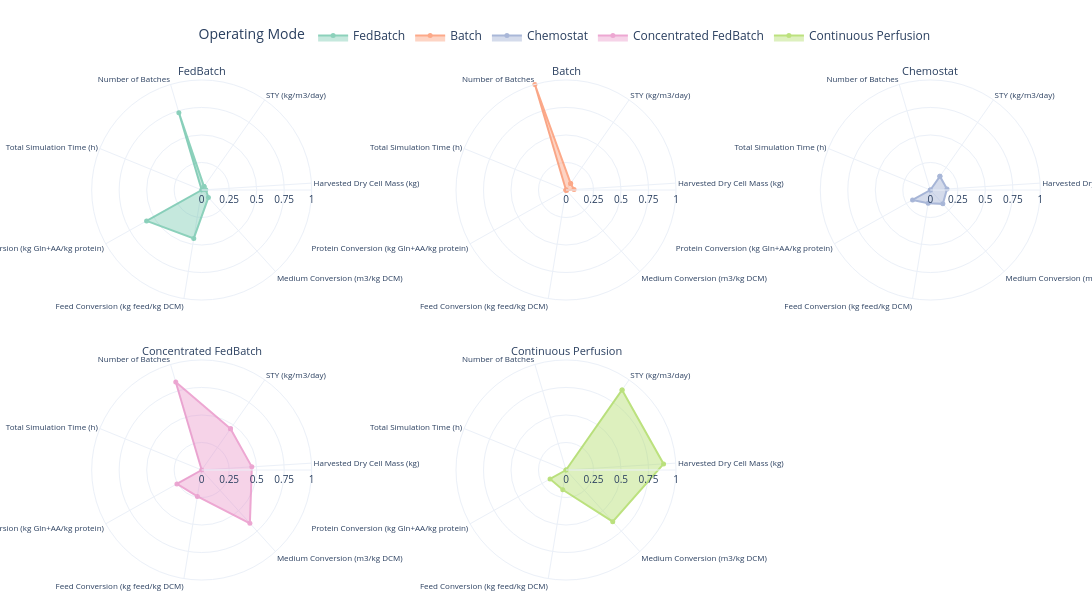

Notebook code for this chart:
### Markdown cell above
### 4.4 Operating-mode radar charts

Normalised KPI profiles are averaged within each operating mode for display.

### Code cell
# Spider/radar charts of normalised KPI performance profiles per operating mode
import math
import plotly.graph_objects as go
from plotly.subplots import make_subplots

if "plot_data_ordered" not in globals() or "plot_cols" not in globals() or not plot_cols:
    raise ValueError("Run the shared plotting data initialization and KPI plotting cells first.")

# Use the same ordered data used by all figures, then normalize KPI columns to [0, 1]
radar_source = plot_data_ordered[["mode"] + plot_cols].copy()
radar_vals = radar_source[plot_cols].astype(float)
radar_norm = (radar_vals - radar_vals.min()) / (radar_vals.max() - radar_vals.min()).replace(0, 1)
radar_source_norm = pd.concat([radar_source[["mode"]], radar_norm], axis=1)

# Aggregate normalized performance per operating mode (mean over runs per mode)
mode_profiles = radar_source_norm.groupby("mode", as_index=True)[plot_cols].mean()

# Keep mode and color conventions consistent with other figures
modes = [m for m in mode_order if m in mode_profiles.index]
categories = [KPI_LABELS_MAIN.get(c, c) for c in plot_cols]

# Build one spider chart per operating mode
n_modes = len(modes)
n_cols = 3
n_rows = math.ceil(n_modes / n_cols)

fig_spider = make_subplots(
    rows=n_rows,
    cols=n_cols,
    specs=[[{"type": "polar"} for _ in range(n_cols)] for _ in range(n_rows)],
    subplot_titles=modes,
    horizontal_spacing=0.08,
    vertical_spacing=0.12,
 )

for i, mode in enumerate(modes):
    r = mode_profiles.loc[mode, plot_cols].tolist()
    r_closed = r + [r[0]]
    theta_closed = categories + [categories[0]]

    row = (i // n_cols) + 1
    col = (i % n_cols) + 1

    fig_spider.add_trace(
        go.Scatterpolar(
            r=r_closed,
            theta=theta_closed,
            mode="lines+markers",
            fill="toself",
            name=mode,
            line=dict(color=mode_colors.get(mode, "#1f77b4"), width=2),
            marker=dict(size=5),
            opacity=0.75,
            showlegend=True,
        ),
        row=row,
        col=col,
    )

# Apply common radial axis settings to all polar subplots
for i in range(1, n_rows * n_cols + 1):
    polar_key = "polar" if i == 1 else f"polar{i}"
    fig_spider.update_layout(
        **{
            polar_key: dict(
                radialaxis=dict(
                    range=[0, 1],
                    tickmode="array",
                    tickvals=[0.0, 0.25, 0.5, 0.75, 1.0],
                    tickfont=dict(size=10),
                ),
                angularaxis=dict(
                    direction="clockwise",
                    rotation=55,
                    tickfont=dict(size=8),
                ),
            )
        }
    )

# Make subplot titles slightly smaller to avoid overlap
for ann in fig_spider.layout.annotations:
    ann.font.size = 11

fig_spider.update_layout(
    # title=dict(
    #     text=f"{CAMPAIGN_LABEL} - Spider Charts of Normalised KPI Performance",
    #     x=0.5,
    #     xanchor="center",
    #     y=0.995,
    #     yanchor="top",
    # ),
    height=max(520, 300 * n_rows),
    width=1450,
    legend_title_text="Operating Mode",
    legend=dict(
        orientation="h",
        yanchor="bottom",
        y=1.06,
        xanchor="center",
        x=0.5,
    ),
    margin=dict(l=60, r=20, t=80, b=20),
    template="plotly_white",
)

fig_spider.show()

### Figure 1 — Plotly figure (JSON) as saved in the notebook; plotly's stock layout.template omitted (floating-point values rounded to 4 significant figures)
{"data": [{"fill": "toself", "line": {"color": "rgb(102,194,165)", "width": 2}, "marker": {"size": 5}, "mode": "lines+markers", "name": "FedBatch", "opacity": 0.75, "r": [0.03764, 0.03764, 0.09122, 0.4464, 0.5742, 0, 0.7333, 0.03764], "showlegend": true, "subplot": "polar", "theta": ["STY (kg/m3/day)", "Harvested Dry Cell Mass (kg)", "Medium Conversion (m3/kg DCM)", "Feed Conversion (kg feed/kg DCM)", "Protein Conversion (kg Gln+AA/kg protein)", "Total Simulation Time (h)", "Number of Batches", "STY (kg/m3/day)"], "type": "scatterpolar"}, {"fill": "toself", "line": {"color": "rgb(252,141,98)", "width": 2}, "marker": {"size": 5}, "mode": "lines+markers", "name": "Batch", "opacity": 0.75, "r": [0.07334, 0.07334, 0.004722, 0, 0, 0, 1, 0.07334], "showlegend": true, "subplot": "polar2", "theta": ["STY (kg/m3/day)", "Harvested Dry Cell Mass (kg)", "Medium Conversion (m3/kg DCM)", "Feed Conversion (kg feed/kg DCM)", "Protein Conversion (kg Gln+AA/kg protein)", "Total Simulation Time (h)", "Number of Batches", "STY (kg/m3/day)"], "type": "scatterpolar"}, {"fill": "toself", "line": {"color": "rgb(141,160,203)", "width": 2}, "marker": {"size": 5}, "mode": "lines+markers", "name": "Chemostat", "opacity": 0.75, "r": [0.1517, 0.1517, 0.1699, 0.1217, 0.1853, 0, 0, 0.1517], "showlegend": true, "subplot": "polar3", "theta": ["STY (kg/m3/day)", "Harvested Dry Cell Mass (kg)", "Medium Conversion (m3/kg DCM)", "Feed Conversion (kg feed/kg DCM)", "Protein Conversion (kg Gln+AA/kg protein)", "Total Simulation Time (h)", "Number of Batches", "STY (kg/m3/day)"], "type": "scatterpolar"}, {"fill": "toself", "line": {"color": "rgb(231,138,195)", "width": 2}, "marker": {"size": 5}, "mode": "lines+markers", "name": "Concentrated FedBatch", "opacity": 0.75, "r": [0.4569, 0.4569, 0.6531, 0.2431, 0.258, 0, 0.8333, 0.4569], "showlegend": true, "subplot": "polar4", "theta": ["STY (kg/m3/day)", "Harvested Dry Cell Mass (kg)", "Medium Conversion (m3/kg DCM)", "Feed Conversion (kg feed/kg DCM)", "Protein Conversion (kg Gln+AA/kg protein)", "Total Simulation Time (h)", "Number of Batches", "STY (kg/m3/day)"], "type": "scatterpolar"}, {"fill": "toself", "line": {"color": "rgb(166,216,84)", "width": 2}, "marker": {"size": 5}, "mode": "lines+markers", "name": "Continuous Perfusion", "opacity": 0.75, "r": [0.8887, 0.8887, 0.6333, 0.1824, 0.1662, 0, 0, 0.8887], "showlegend": true, "subplot": "polar5", "theta": ["STY (kg/m3/day)", "Harvested Dry Cell Mass (kg)", "Medium Conversion (m3/kg DCM)", "Feed Conversion (kg feed/kg DCM)", "Protein Conversion (kg Gln+AA/kg protein)", "Total Simulation Time (h)", "Number of Batches", "STY (kg/m3/day)"], "type": "scatterpolar"}], "layout": {"annotations": [{"font": {"size": 11}, "showarrow": false, "text": "FedBatch", "x": 0.14, "xanchor": "center", "xref": "paper", "y": 1, "yanchor": "bottom", "yref": "paper"}, {"font": {"size": 11}, "showarrow": false, "text": "Batch", "x": 0.5, "xanchor": "center", "xref": "paper", "y": 1, "yanchor": "bottom", "yref": "paper"}, {"font": {"size": 11}, "showarrow": false, "text": "Chemostat", "x": 0.86, "xanchor": "center", "xref": "paper", "y": 1, "yanchor": "bottom", "yref": "paper"}, {"font": {"size": 11}, "showarrow": false, "text": "Concentrated FedBatch", "x": 0.14, "xanchor": "center", "xref": "paper", "y": 0.44, "yanchor": "bottom", "yref": "paper"}, {"font": {"size": 11}, "showarrow": false, "text": "Continuous Perfusion", "x": 0.5, "xanchor": "center", "xref": "paper", "y": 0.44, "yanchor": "bottom", "yref": "paper"}], "height": 600, "legend": {"orientation": "h", "title": {"text": "Operating Mode"}, "x": 0.5, "xanchor": "center", "y": 1.06, "yanchor": "bottom"}, "margin": {"b": 20, "l": 60, "r": 20, "t": 80}, "polar": {"angularaxis": {"direction": "clockwise", "rotation": 55, "tickfont": {"size": 8}}, "domain": {"x": [0, 0.28], "y": [0.56, 1]}, "radialaxis": {"range": [0, 1], "tickfont": {"size": 10}, "tickmode": "array", "tickvals": [0, 0.25, 0.5, 0.75, 1]}}, "polar2": {"angularaxis": {"direction": "clockwise", "rotation": 55, "tickfont": {"size": 8}}, "domain": {"x": [0.36, 0.64], "y": [0.56, 1]}, "radialaxis": {"range": [0, 1], "tickfont": {"size": 10}, "tickmode": "array", "tickvals": [0, 0.25, 0.5, 0.75, 1]}}, "polar3": {"angularaxis": {"direction": "clockwise", "rotation": 55, "tickfont": {"size": 8}}, "domain": {"x": [0.72, 1], "y": [0.56, 1]}, "radialaxis": {"range": [0, 1], "tickfont": {"size": 10}, "tickmode": "array", "tickvals": [0, 0.25, 0.5, 0.75, 1]}}, "polar4": {"angularaxis": {"direction": "clockwise", "rotation": 55, "tickfont": {"size": 8}}, "domain": {"x": [0, 0.28], "y": [0, 0.44]}, "radialaxis": {"range": [0, 1], "tickfont": {"size": 10}, "tickmode": "array", "tickvals": [0, 0.25, 0.5, 0.75, 1]}}, "polar5": {"angularaxis": {"direction": "clockwise", "rotation": 55, "tickfont": {"size": 8}}, "domain": {"x": [0.36, 0.64], "y": [0, 0.44]}, "radialaxis": {"range": [0, 1], "tickfont": {"size": 10}, "tickmode": "array", "tickvals": [0, 0.25, 0.5, 0.75, 1]}}, "polar6": {"angularaxis": {"direction": "clockwise", "rotation": 55, "tickfont": {"size": 8}}, "domain": {"x": [0.72, 1], "y": [0, 0.44]}, "radialaxis": {"range": [0, 1], "tickfont": {"size": 10}, "tickmode": "array", "tickvals": [0, 0.25, 0.5, 0.75, 1]}}, "width": 1450}}
